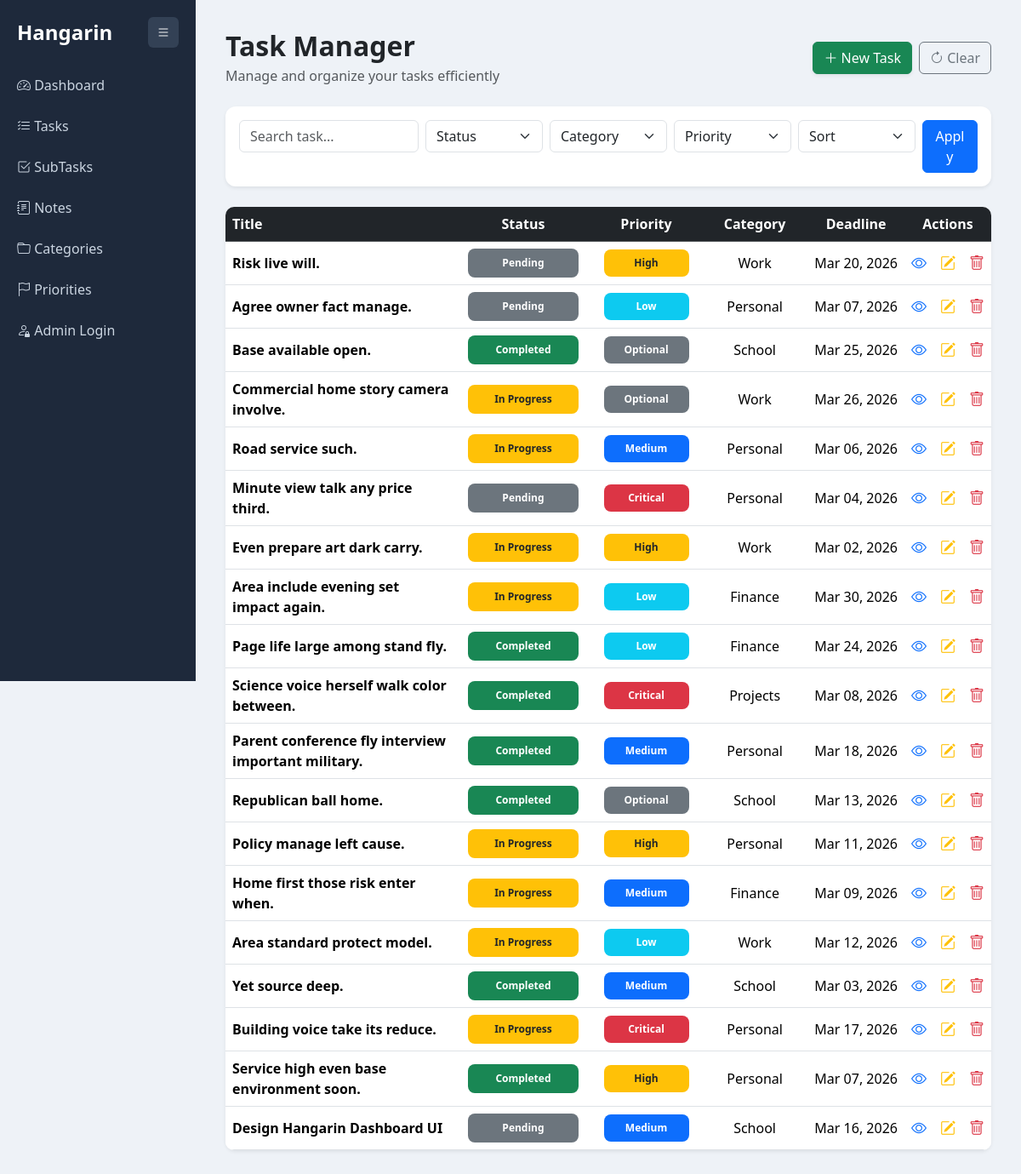
/tasks/, run on the app's committed database.
### planner/models.py (models this page shows, shortened)
class BaseModel(models.Model):
    created_at = models.DateTimeField(auto_now_add=True)
    updated_at = models.DateTimeField(auto_now=True)
    class Meta:
        abstract = True

class Task(BaseModel):
    STATUS_CHOICES = [
        ("Pending", "Pending"),
        ("In Progress", "In Progress"),
        ("Completed", "Completed"),
    ]
    title = models.CharField(max_length=255)
    description = models.TextField()
    deadline = models.DateTimeField()
    status = models.CharField(
        max_length=50,
        choices=STATUS_CHOICES,
        default="Pending"
    )
    category = models.ForeignKey(Category, on_delete=models.CASCADE)
    priority = models.ForeignKey(Priority, on_delete=models.CASCADE)

class Priority(models.Model):
    name = models.CharField(max_length=100)
    class Meta:
        verbose_name = "Priority"
        verbose_name_plural = "Priorities"

class Category(models.Model):
    name = models.CharField(max_length=100)
    class Meta:
        verbose_name = "Category"
        verbose_name_plural = "Categories"
    def __str__(self):
        return self.name

### planner/views.py (the view)
# urls.py: path('tasks/', task_list, name='task_list'),
def task_list(request):
    tasks = Task.objects.all()
    search = request.GET.get("search", "")
    status = request.GET.get("status", "")
    category = request.GET.get("category", "")
    priority = request.GET.get("priority", "")
    sort = request.GET.get("sort", "")
    if search:
        tasks = tasks.filter(title__icontains=search)
    if status:
        tasks = tasks.filter(status=status)
    if category:
        tasks = tasks.filter(category_id=category)
    if priority:
        tasks = tasks.filter(priority_id=priority)
    if sort:
        tasks = tasks.order_by(sort)
    context = {
        "tasks": tasks,
        "categories": Category.objects.all(),
        "priorities": Priority.objects.all(),
        "search": search,
        "status": status,
        "category": category,
        "priority": priority,
        "sort": sort,
    }
    return render(request, "task_list.html", context)

### templates/task_list.html (shortened to what this page needs)
{% extends 'base.html' %}
{% block content %}
<div class="d-flex justify-content-between align-items-center mb-4">
<div>
<h2 class="fw-semibold mb-1">Task Manager</h2>
<p class="text-muted mb-0">Manage and organize your tasks efficiently</p>
</div>
<div class="d-flex gap-2">
<a href="{% url 'task_create' %}" class="btn btn-success shadow-sm">
<i class="bi bi-plus-lg"></i> New Task
</a>
<a href="{% url 'task_list' %}" class="btn btn-outline-secondary">
<i class="bi bi-arrow-clockwise"></i> Clear
</a>
</div>
</div>
<div class="card shadow-sm mb-4">
<div class="card-body">
<form method="GET" class="row g-2" id="filterForm">
<div class="col-md-3">
<input type="text" name="search" value="{{ search }}" class="form-control" placeholder="Search task...">
</div>
<div class="col-md-2">
<select name="status" class="form-select">
<option value="">Status</option>
</select>
</div>
<div class="col-md-2">
<select name="category" class="form-select">
<option value="">Category</option>
</select>
</div>
<div class="col-md-2">
<select name="priority" class="form-select">
<option value="">Priority</option>
</select>
</div>
<div class="col-md-2">
<select name="sort" class="form-select">
<option value="">Sort</option>
</select>
</div>
<div class="col-md-1">
<button class="btn btn-primary w-100">Apply</button>
</div>
</form>
</div>
</div>
<div class="card shadow-sm">
<div class="card-body p-0">
<table class="table table-hover align-middle mb-0">
<thead class="table-dark">
<tr>
<th style="width:35%">Title</th>
<th class="text-center" style="width:18%">Status</th>
<th class="text-center" style="width:15%">Priority</th>
<th class="text-center" style="width:15%">Category</th>
<th class="text-center" style="width:12%">Deadline</th>
<th class="text-center" style="width:10%">Actions</th>
</tr>
</thead>
<tbody>
{% for task in tasks %}
<tr>
<td class="fw-semibold">
{{ task.title }}
</td>
<td class="text-center">
<span class="badge status-badge
{% if task.status == 'Pending' %}bg-secondary
{% elif task.status == 'In Progress' %}bg-warning text-dark
{% elif task.status == 'Completed' %}bg-success
{% endif %}
">
{{ task.status }}
</span>
</td>
<td class="text-center">
<span class="badge priority-badge
{% if task.priority.name == 'High' %}bg-warning text-dark
{% elif task.priority.name == 'Low' %}bg-info
{% elif task.priority.name == 'Medium' %}bg-primary
{% elif task.priority.name == 'Critical' %}bg-danger
{% else %}bg-secondary
{% endif %}
">
{{ task.priority.name }}
</span>
</td>
<td class="text-center">
{{ task.category }}
</td>
<td class="text-center deadline-cell">
{{ task.deadline|date:"M d, Y" }}
</td>
<td class="text-center action-icons">
<div class="d-flex justify-content-center align-items-center gap-3">
<a href="{% url 'task_view' task.id %}" class="text-primary">
<i class="bi bi-eye"></i>
</a>
<a href="{% url 'task_update' task.id %}" class="text-warning">
<i class="bi bi-pencil-square"></i>
</a>
<a href="{% url 'task_delete' task.id %}" class="text-danger"
onclick="return confirm('Delete this task?');">
<i class="bi bi-trash"></i>
</a>
</div>
</td>
</tr>
{% empty %}
<tr>
<td colspan="6" class="text-center p-4 text-muted">
No tasks found.
</td>
</tr>
{% endfor %}
</tbody>
</table>
</div>
</div>
{% endblock %}

### templates/base.html (style rules this page uses)
body { background:#eef2f7; font-family:'Segoe UI', Tahoma, Geneva, Verdana, sans-serif; }
.table { background:white; border-radius:10px; overflow:hidden; }
.card { border:none; border-radius:12px; }
.status-badge { display:inline-flex; justify-content:center; align-items:center; width:130px; height:34px; font-weight:600; border-radius:8px; }
.priority-badge { display:inline-flex; justify-content:center; align-items:center; width:100px; height:32px; font-weight:600; border-radius:8px; }
.deadline-cell { white-space:nowrap; }
.table td { vertical-align: middle; }
.action-icons i { font-size:18px; }
.action-icons a { text-decoration:none; }

### data on the page
Task: title "Risk live will.", status "Pending", priority.name "High", category "Work", deadline "Mar 20, 2026"
Task: title "Agree owner fact manage.", status "Pending", priority.name "Low", category "Personal", deadline "Mar 07, 2026"
Task: title "Base available open.", status "Completed", priority.name "Optional", category "School", deadline "Mar 25, 2026"
Task: title "Commercial home story camera involve.", status "In Progress", priority.name "Optional", category "Work", deadline "Mar 26, 2026"
Task: title "Road service such.", status "In Progress", priority.name "Medium", category "Personal", deadline "Mar 06, 2026"
Task: title "Minute view talk any price third.", status "Pending", priority.name "Critical", category "Personal", deadline "Mar 04, 2026"
Task: title "Even prepare art dark carry.", status "In Progress", priority.name "High", category "Work", deadline "Mar 02, 2026"
Task: title "Area include evening set impact again.", status "In Progress", priority.name "Low", category "Finance", deadline "Mar 30, 2026"
Task: title "Page life large among stand fly.", status "Completed", priority.name "Low", category "Finance", deadline "Mar 24, 2026"
Task: title "Science voice herself walk color between.", status "Completed", priority.name "Critical", category "Projects", deadline "Mar 08, 2026"
Task: title "Parent conference fly interview important military.", status "Completed", priority.name "Medium", category "Personal", deadline "Mar 18, 2026"
Task: title "Republican ball home.", status "Completed", priority.name "Optional", category "School", deadline "Mar 13, 2026"
Task: title "Policy manage left cause.", status "In Progress", priority.name "High", category "Personal", deadline "Mar 11, 2026"
Task: title "Home first those risk enter when.", status "In Progress", priority.name "Medium", category "Finance", deadline "Mar 09, 2026"
Task: title "Area standard protect model.", status "In Progress", priority.name "Low", category "Work", deadline "Mar 12, 2026"
Task: title "Yet source deep.", status "Completed", priority.name "Medium", category "School", deadline "Mar 03, 2026"
Task: title "Building voice take its reduce.", status "In Progress", priority.name "Critical", category "Personal", deadline "Mar 17, 2026"
Task: title "Service high even base environment soon.", status "Completed", priority.name "High", category "Personal", deadline "Mar 07, 2026"
Task: title "Design Hangarin Dashboard UI", status "Pending", priority.name "Medium", category "School", deadline "Mar 16, 2026"
